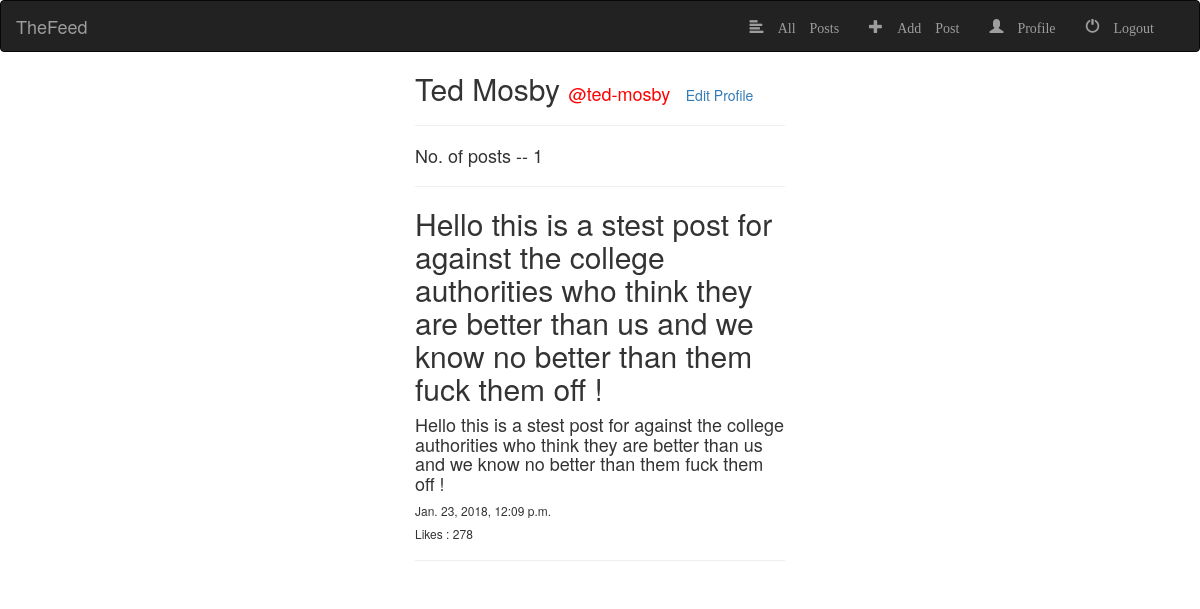
The app's page /profile/ (signed in), older data.
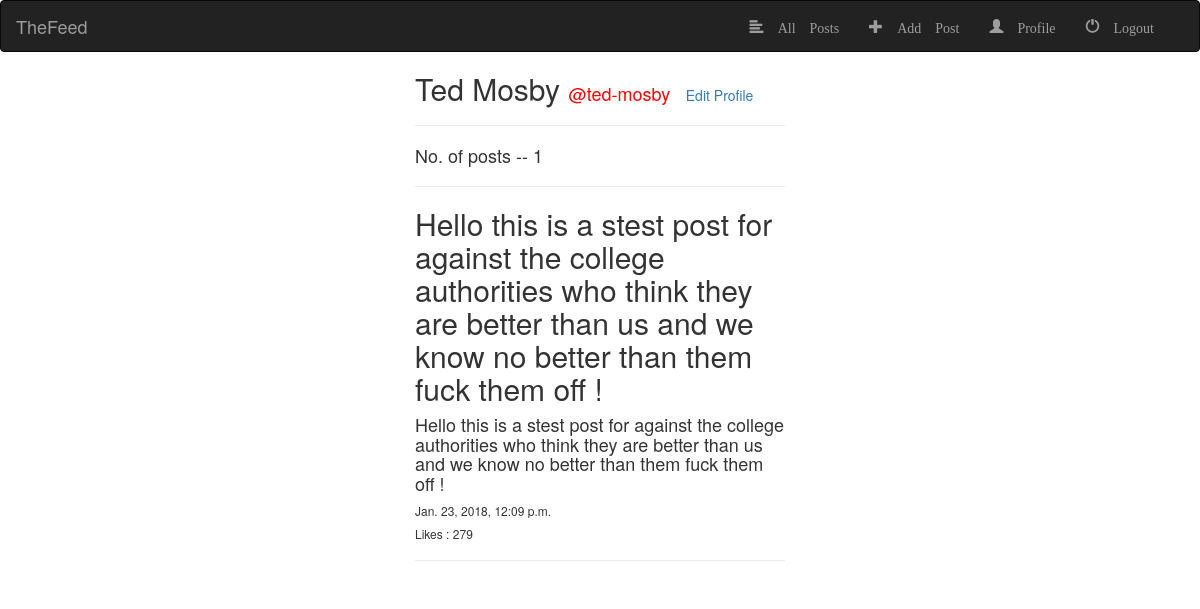
The same page, newer data.
### feed/models.py (models this page shows)
class board(models.Model):
	post = models.CharField(max_length=200)
	user = models.ForeignKey(User,on_delete=models.CASCADE)
	hash_tags = models.CharField(max_length=100)
	time = models.DateTimeField(auto_now_add=True)
	likes = models.IntegerField(default=0)
	def __str__(self):
		return self.post

### feed/views.py (the view)
# urls.py: path('profile/', view.profilef,name='profile'),
@login_required(login_url='/login')
def profilef(request):
	try:
		shishir = request.user.profile
	except:
		if request.method == 'POST':
			form = profileform(request.POST)
			if form.is_valid():
				profile = form.save(commit=False)
				profile.username = request.user
				profile.save()
				return redirect('Index')
		else:
			form = profileform()
		return render(request,'feed/profile.html',{'form':form})
	else:
		user = request.user
		profile = request.user.profile
		posty = board.objects.filter(user=user)
		number = posty.count()
		return render(request,'feed/profilefilled.html',{'posts':posty, 'num':number , 'profile':profile,})

### feed/templates/feed/profilefilled.html
{% extends 'base_generic.html' %}
{%block content %}
<h2 style="display: inline;"> {{profile.name}}   </h2><h4 style="display: inline; color: red;">@{{user.get_username}}</h4>
&nbsp &nbsp<a href="edit">Edit Profile</a>
<br>
<hr>
<h4> No. of posts -- {{num}}</h4>
<hr>
{%for post in posts %}
<h2> {{post.post}} </h2><h4>{{post}}</h4><h6>{{post.time}}</h6>
<h6>Likes : {{post.likes}}</h6>
<hr>
{% endfor %}
{%endblock%}

Row changes from the older to the newer data that the page shows:
changed board: likes "278" → "279"
